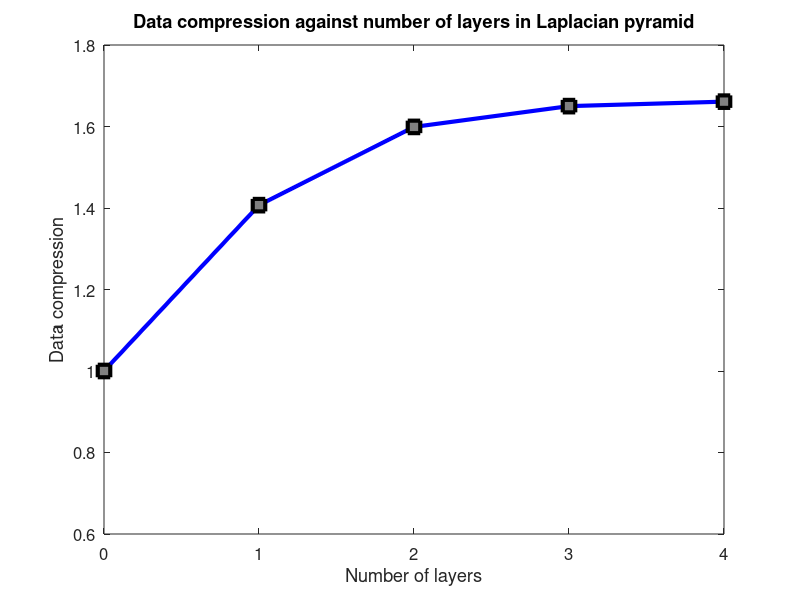

Here is the MATLAB script that generated this plot:
x = [0,1,2,3,4];
y = [1,1.407,1.599,1.65,1.661];
figure
plot(x,y,'-bs',...
    'LineWidth',3,...
    'MarkerSize',9,...
    'MarkerEdgeColor','k',...
    'MarkerFaceColor',[0.5,0.5,0.5])
title('Data compression against number of layers in Laplacian pyramid')
xlabel('Number of layers')
ylabel('Data compression')
ylim([0.6,1.8])
set(gca,'FontSize',12)